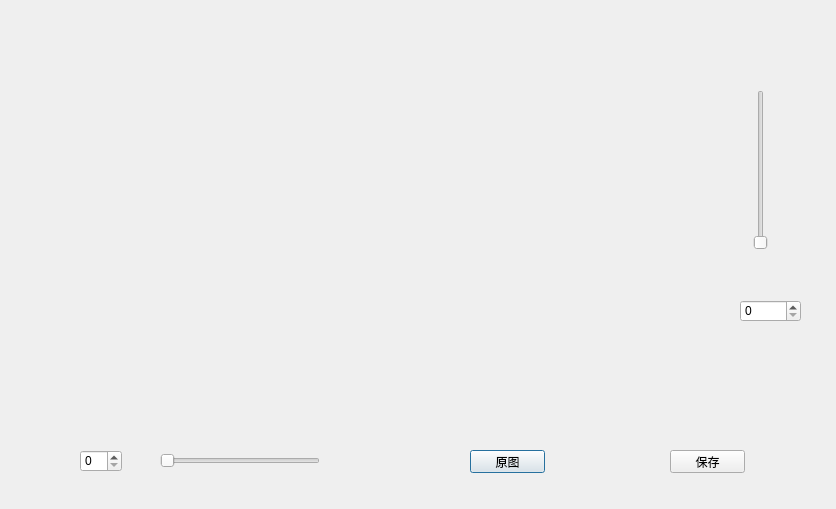
<?xml version="1.0" encoding="UTF-8"?>
<ui version="4.0">
 <class>TranslationHandle</class>
 <widget class="QDialog" name="TranslationHandle">
  <property name="geometry">
   <rect>
    <x>0</x>
    <y>0</y>
    <width>836</width>
    <height>509</height>
   </rect>
  </property>
  <property name="windowTitle">
   <string>Dialog</string>
  </property>
  <widget class="QPushButton" name="Original_bt">
   <property name="geometry">
    <rect>
     <x>470</x>
     <y>450</y>
     <width>75</width>
     <height>23</height>
    </rect>
   </property>
   <property name="text">
    <string>原图</string>
   </property>
  </widget>
  <widget class="QPushButton" name="Save_bt">
   <property name="geometry">
    <rect>
     <x>670</x>
     <y>450</y>
     <width>75</width>
     <height>23</height>
    </rect>
   </property>
   <property name="text">
    <string>保存</string>
   </property>
  </widget>
  <widget class="QSlider" name="horizontalSlider">
   <property name="geometry">
    <rect>
     <x>160</x>
     <y>450</y>
     <width>160</width>
     <height>22</height>
    </rect>
   </property>
   <property name="orientation">
    <enum>Qt::Horizontal</enum>
   </property>
  </widget>
  <widget class="QSlider" name="verticalSlider">
   <property name="geometry">
    <rect>
     <x>750</x>
     <y>90</y>
     <width>22</width>
     <height>160</height>
    </rect>
   </property>
   <property name="orientation">
    <enum>Qt::Vertical</enum>
   </property>
  </widget>
  <widget class="QLabel" name="Image_lb">
   <property name="geometry">
    <rect>
     <x>230</x>
     <y>210</y>
     <width>54</width>
     <height>12</height>
    </rect>
   </property>
   <property name="text">
    <string/>
   </property>
  </widget>
  <widget class="QSpinBox" name="horizontalspinBox">
   <property name="geometry">
    <rect>
     <x>80</x>
     <y>450</y>
     <width>42</width>
     <height>22</height>
    </rect>
   </property>
  </widget>
  <widget class="QSpinBox" name="verticalspinBox">
   <property name="geometry">
    <rect>
     <x>740</x>
     <y>300</y>
     <width>61</width>
     <height>22</height>
    </rect>
   </property>
  </widget>
 </widget>
 <resources/>
 <connections/>
</ui>
